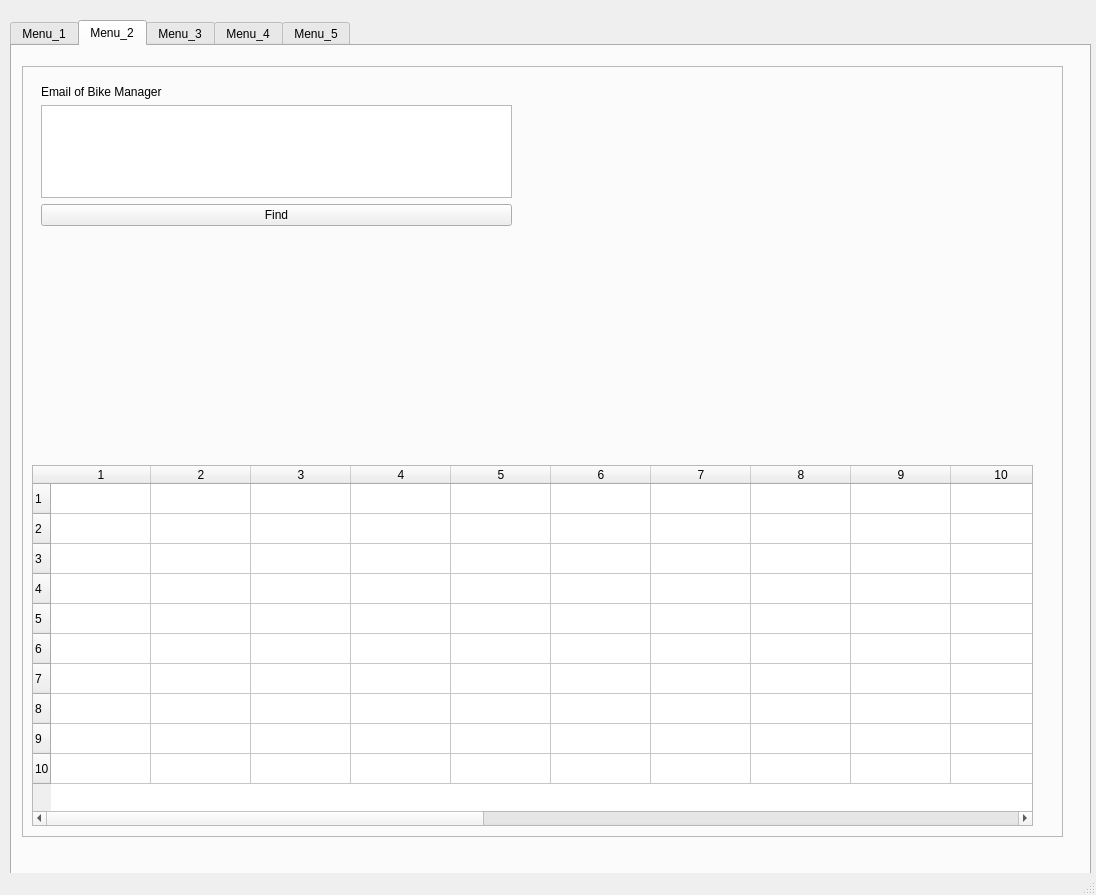
<?xml version="1.0" encoding="UTF-8"?>
<ui version="4.0">
 <class>MainWindow</class>
 <widget class="QMainWindow" name="MainWindow">
  <property name="geometry">
   <rect>
    <x>0</x>
    <y>0</y>
    <width>1096</width>
    <height>895</height>
   </rect>
  </property>
  <property name="windowTitle">
   <string>Spin Bike Gardens</string>
  </property>
  <widget class="QWidget" name="centralwidget">
   <widget class="QWidget" name="gridLayoutWidget">
    <property name="geometry">
     <rect>
      <x>10</x>
      <y>20</y>
      <width>1081</width>
      <height>861</height>
     </rect>
    </property>
    <layout class="QGridLayout" name="gridLayout">
     <item row="0" column="0">
      <widget class="QTabWidget" name="tabWidget">
       <property name="currentIndex">
        <number>1</number>
       </property>
       <widget class="QWidget" name="Menu_1">
        <attribute name="title">
         <string>Menu_1</string>
        </attribute>
        <widget class="QWidget" name="gridLayoutWidget_2">
         <property name="geometry">
          <rect>
           <x>80</x>
           <y>70</y>
           <width>451</width>
           <height>223</height>
          </rect>
         </property>
         <layout class="QGridLayout" name="gridLayout_2">
          <item row="3" column="0">
           <spacer name="verticalSpacer_2">
            <property name="orientation">
             <enum>Qt::Vertical</enum>
            </property>
            <property name="sizeHint" stdset="0">
             <size>
              <width>20</width>
              <height>40</height>
             </size>
            </property>
           </spacer>
          </item>
          <item row="1" column="0">
           <spacer name="verticalSpacer">
            <property name="orientation">
             <enum>Qt::Vertical</enum>
            </property>
            <property name="sizeHint" stdset="0">
             <size>
              <width>20</width>
              <height>40</height>
             </size>
            </property>
           </spacer>
          </item>
          <item row="4" column="0">
           <widget class="QPushButton" name="pushButton">
            <property name="text">
             <string>Find</string>
            </property>
           </widget>
          </item>
          <item row="0" column="0">
           <widget class="QLabel" name="label">
            <property name="text">
             <string>Email of Bike Manager</string>
            </property>
           </widget>
          </item>
          <item row="2" column="0">
           <widget class="QTextEdit" name="textEdit"/>
          </item>
         </layout>
        </widget>
        <widget class="QTableWidget" name="tableWidget">
         <property name="geometry">
          <rect>
           <x>30</x>
           <y>440</y>
           <width>1001</width>
           <height>341</height>
          </rect>
         </property>
         <property name="rowCount">
          <number>10</number>
         </property>
         <property name="columnCount">
          <number>20</number>
         </property>
         <row/>
         <row/>
         <row/>
         <row/>
         <row/>
         <row/>
         <row/>
         <row/>
         <row/>
         <row/>
         <column/>
         <column/>
         <column/>
         <column/>
         <column/>
         <column/>
         <column/>
         <column/>
         <column/>
         <column/>
         <column/>
         <column/>
         <column/>
         <column/>
         <column/>
         <column/>
         <column/>
         <column/>
         <column/>
         <column/>
        </widget>
       </widget>
       <widget class="QWidget" name="Menu_2">
        <attribute name="title">
         <string>Menu_2</string>
        </attribute>
        <widget class="QFrame" name="frame">
         <property name="geometry">
          <rect>
           <x>10</x>
           <y>20</y>
           <width>1041</width>
           <height>771</height>
          </rect>
         </property>
         <property name="frameShape">
          <enum>QFrame::StyledPanel</enum>
         </property>
         <property name="frameShadow">
          <enum>QFrame::Raised</enum>
         </property>
         <widget class="QWidget" name="verticalLayoutWidget">
          <property name="geometry">
           <rect>
            <x>19</x>
            <y>19</y>
            <width>471</width>
            <height>141</height>
           </rect>
          </property>
          <layout class="QVBoxLayout" name="verticalLayout">
           <item>
            <widget class="QLabel" name="Menu_2_label">
             <property name="text">
              <string>Email of Bike Manager</string>
             </property>
            </widget>
           </item>
           <item>
            <spacer name="verticalSpacer_3">
             <property name="orientation">
              <enum>Qt::Vertical</enum>
             </property>
             <property name="sizeHint" stdset="0">
              <size>
               <width>20</width>
               <height>40</height>
              </size>
             </property>
            </spacer>
           </item>
           <item>
            <widget class="QTextEdit" name="Menu_2_textEdit"/>
           </item>
           <item>
            <spacer name="verticalSpacer_4">
             <property name="orientation">
              <enum>Qt::Vertical</enum>
             </property>
             <property name="sizeHint" stdset="0">
              <size>
               <width>20</width>
               <height>40</height>
              </size>
             </property>
            </spacer>
           </item>
           <item>
            <widget class="QPushButton" name="Menu_2_button">
             <property name="text">
              <string>Find</string>
             </property>
            </widget>
           </item>
          </layout>
         </widget>
         <widget class="QWidget" name="gridLayoutWidget_3">
          <property name="geometry">
           <rect>
            <x>10</x>
            <y>399</y>
            <width>1001</width>
            <height>361</height>
           </rect>
          </property>
          <layout class="QGridLayout" name="gridLayout_3">
           <item row="0" column="0">
            <widget class="QTableWidget" name="Menu_2_tableWidget">
             <property name="rowCount">
              <number>10</number>
             </property>
             <property name="columnCount">
              <number>20</number>
             </property>
             <row/>
             <row/>
             <row/>
             <row/>
             <row/>
             <row/>
             <row/>
             <row/>
             <row/>
             <row/>
             <column/>
             <column/>
             <column/>
             <column/>
             <column/>
             <column/>
             <column/>
             <column/>
             <column/>
             <column/>
             <column/>
             <column/>
             <column/>
             <column/>
             <column/>
             <column/>
             <column/>
             <column/>
             <column/>
             <column/>
            </widget>
           </item>
          </layout>
         </widget>
        </widget>
       </widget>
       <widget class="QWidget" name="Menu_3">
        <attribute name="title">
         <string>Menu_3</string>
        </attribute>
       </widget>
       <widget class="QWidget" name="Menu_4">
        <attribute name="title">
         <string>Menu_4</string>
        </attribute>
       </widget>
       <widget class="QWidget" name="Menu_5">
        <attribute name="title">
         <string>Menu_5</string>
        </attribute>
       </widget>
      </widget>
     </item>
    </layout>
   </widget>
   <zorder>gridLayoutWidget</zorder>
   <zorder>tabWidget</zorder>
  </widget>
  <widget class="QStatusBar" name="statusbar"/>
 </widget>
 <resources/>
 <connections/>
</ui>
